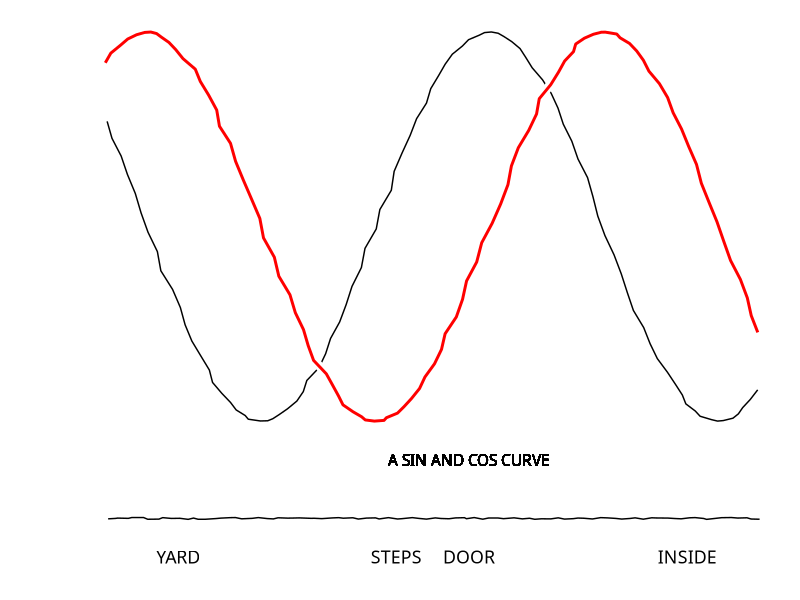

Recreate this plot in R.
###########################################################
### Some routines that produce xkcd style plots via a theme
###########################################################

library(ggplot2)

data <- NULL
data$x <- seq(1, 10, 0.1)
data$y1 <- sin(data$x)
data$y2 <- cos(data$x)
data$xaxis <- -1.5

data <- as.data.frame(data)

### XKCD theme
theme_xkcd <- theme(
    panel.background = element_rect(fill="white"), 
    axis.ticks = element_line(colour=NA),
    panel.grid = element_line(colour="white"),
    axis.text.y = element_text(colour=NA), 
    axis.text.x = element_text(colour="black"),
    text = element_text(size=16, family="Humor Sans")
)

### Plot the chart
p <- ggplot(data=data, aes(x=x, y=y1))+
    geom_line(aes(y=y2), position="jitter")+
    geom_line(colour="white", size=3, position="jitter")+
    geom_line(colour="red", size=1, position="jitter")+
    geom_text(family="Humor Sans", x=6, y=-1.2, label="A SIN AND COS CURVE")+
    geom_line(aes(y=xaxis), position = position_jitter(h = 0.005), colour="black")+
    scale_x_continuous(breaks=c(2, 5, 6, 9), 
                       labels = c("YARD", "STEPS", "DOOR", "INSIDE"))+labs(x="", y="")+
    theme_xkcd
p
